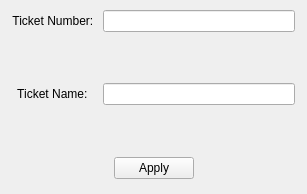
<?xml version="1.0" encoding="UTF-8"?>
<ui version="4.0">
 <class>MainWindow</class>
 <widget class="QMainWindow" name="MainWindow">
  <property name="geometry">
   <rect>
    <x>0</x>
    <y>0</y>
    <width>307</width>
    <height>194</height>
   </rect>
  </property>
  <property name="maximumSize">
   <size>
    <width>16777215</width>
    <height>200</height>
   </size>
  </property>
  <property name="windowTitle">
   <string>Edit Ticket</string>
  </property>
  <property name="windowIcon">
   <iconset>
    <normaloff>../images/Icon.jpg</normaloff>../images/Icon.jpg</iconset>
  </property>
  <widget class="QWidget" name="centralwidget">
   <layout class="QFormLayout" name="formLayout">
    <property name="labelAlignment">
     <set>Qt::AlignCenter</set>
    </property>
    <property name="formAlignment">
     <set>Qt::AlignHCenter|Qt::AlignTop</set>
    </property>
    <property name="leftMargin">
     <number>12</number>
    </property>
    <property name="topMargin">
     <number>10</number>
    </property>
    <property name="rightMargin">
     <number>12</number>
    </property>
    <property name="bottomMargin">
     <number>15</number>
    </property>
    <item row="2" column="0">
     <widget class="QLabel" name="label">
      <property name="text">
       <string>Ticket Number: </string>
      </property>
      <property name="alignment">
       <set>Qt::AlignCenter</set>
      </property>
     </widget>
    </item>
    <item row="2" column="1">
     <widget class="QLineEdit" name="ticket_number_line_edit">
      <property name="inputMethodHints">
       <set>Qt::ImhNone</set>
      </property>
     </widget>
    </item>
    <item row="3" column="0">
     <spacer name="verticalSpacer_2">
      <property name="orientation">
       <enum>Qt::Vertical</enum>
      </property>
      <property name="sizeHint" stdset="0">
       <size>
        <width>20</width>
        <height>40</height>
       </size>
      </property>
     </spacer>
    </item>
    <item row="6" column="0">
     <widget class="QLabel" name="label_2">
      <property name="text">
       <string>Ticket Name: </string>
      </property>
      <property name="alignment">
       <set>Qt::AlignCenter</set>
      </property>
     </widget>
    </item>
    <item row="6" column="1">
     <widget class="QLineEdit" name="ticket_name_line_edit">
      <property name="sizePolicy">
       <sizepolicy hsizetype="Expanding" vsizetype="Fixed">
        <horstretch>0</horstretch>
        <verstretch>0</verstretch>
       </sizepolicy>
      </property>
     </widget>
    </item>
    <item row="7" column="0">
     <spacer name="verticalSpacer">
      <property name="orientation">
       <enum>Qt::Vertical</enum>
      </property>
      <property name="sizeHint" stdset="0">
       <size>
        <width>20</width>
        <height>40</height>
       </size>
      </property>
     </spacer>
    </item>
    <item row="8" column="0" colspan="2">
     <widget class="QDialogButtonBox" name="button_box">
      <property name="sizePolicy">
       <sizepolicy hsizetype="Expanding" vsizetype="Preferred">
        <horstretch>0</horstretch>
        <verstretch>0</verstretch>
       </sizepolicy>
      </property>
      <property name="standardButtons">
       <set>QDialogButtonBox::Apply</set>
      </property>
      <property name="centerButtons">
       <bool>true</bool>
      </property>
     </widget>
    </item>
   </layout>
  </widget>
 </widget>
 <resources/>
 <connections/>
</ui>
